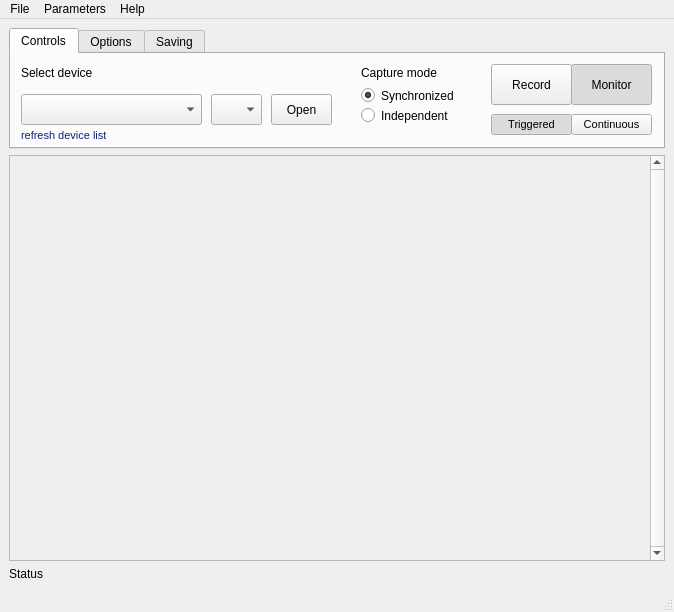
<?xml version="1.0" encoding="UTF-8"?>
<ui version="4.0">
 <class>MainWindow</class>
 <widget class="QMainWindow" name="MainWindow">
  <property name="geometry">
   <rect>
    <x>0</x>
    <y>0</y>
    <width>674</width>
    <height>612</height>
   </rect>
  </property>
  <property name="windowTitle">
   <string>MainWindow</string>
  </property>
  <widget class="QWidget" name="centralwidget">
   <layout class="QVBoxLayout" name="verticalLayout">
    <item>
     <widget class="QTabWidget" name="controlPanelTabs">
      <property name="sizePolicy">
       <sizepolicy hsizetype="Preferred" vsizetype="Preferred">
        <horstretch>0</horstretch>
        <verstretch>0</verstretch>
       </sizepolicy>
      </property>
      <property name="minimumSize">
       <size>
        <width>656</width>
        <height>121</height>
       </size>
      </property>
      <property name="baseSize">
       <size>
        <width>0</width>
        <height>121</height>
       </size>
      </property>
      <property name="currentIndex">
       <number>0</number>
      </property>
      <widget class="QWidget" name="tab_3">
       <attribute name="title">
        <string>Controls</string>
       </attribute>
       <widget class="QRadioButton" name="synchronizedModeButton">
        <property name="geometry">
         <rect>
          <x>350</x>
          <y>30</y>
          <width>112</width>
          <height>23</height>
         </rect>
        </property>
        <property name="toolTip">
         <string>Save all streams as separate channels in the same wav file</string>
        </property>
        <property name="toolTipDuration">
         <number>2</number>
        </property>
        <property name="text">
         <string>Synchronized</string>
        </property>
        <property name="checkable">
         <bool>true</bool>
        </property>
        <property name="checked">
         <bool>true</bool>
        </property>
        <attribute name="buttonGroup">
         <string notr="true">synchronizeButtons</string>
        </attribute>
       </widget>
       <widget class="QRadioButton" name="independentModeButton">
        <property name="geometry">
         <rect>
          <x>350</x>
          <y>50</y>
          <width>112</width>
          <height>23</height>
         </rect>
        </property>
        <property name="toolTip">
         <string>Data on each stream will be captured and saved separately</string>
        </property>
        <property name="toolTipDuration">
         <number>2</number>
        </property>
        <property name="text">
         <string>Independent</string>
        </property>
        <attribute name="buttonGroup">
         <string notr="true">synchronizeButtons</string>
        </attribute>
       </widget>
       <widget class="QPushButton" name="recordButton">
        <property name="geometry">
         <rect>
          <x>480</x>
          <y>10</y>
          <width>81</width>
          <height>41</height>
         </rect>
        </property>
        <property name="styleSheet">
         <string notr="true"/>
        </property>
        <property name="text">
         <string>Record</string>
        </property>
        <property name="checkable">
         <bool>true</bool>
        </property>
        <attribute name="buttonGroup">
         <string notr="true">recordAllButtons</string>
        </attribute>
       </widget>
       <widget class="QPushButton" name="monitorButton">
        <property name="geometry">
         <rect>
          <x>560</x>
          <y>10</y>
          <width>81</width>
          <height>41</height>
         </rect>
        </property>
        <property name="text">
         <string>Monitor</string>
        </property>
        <property name="checkable">
         <bool>true</bool>
        </property>
        <property name="checked">
         <bool>true</bool>
        </property>
        <attribute name="buttonGroup">
         <string notr="true">recordAllButtons</string>
        </attribute>
       </widget>
       <widget class="QLabel" name="captureModeLabel">
        <property name="geometry">
         <rect>
          <x>350</x>
          <y>10</y>
          <width>121</width>
          <height>17</height>
         </rect>
        </property>
        <property name="text">
         <string>Capture mode</string>
        </property>
       </widget>
       <widget class="QComboBox" name="deviceDropdown">
        <property name="geometry">
         <rect>
          <x>10</x>
          <y>40</y>
          <width>181</width>
          <height>31</height>
         </rect>
        </property>
       </widget>
       <widget class="QLabel" name="selectDeviceLabel">
        <property name="geometry">
         <rect>
          <x>10</x>
          <y>10</y>
          <width>121</width>
          <height>17</height>
         </rect>
        </property>
        <property name="text">
         <string>Select device</string>
        </property>
       </widget>
       <widget class="QComboBox" name="channelDropdown">
        <property name="geometry">
         <rect>
          <x>200</x>
          <y>40</y>
          <width>51</width>
          <height>31</height>
         </rect>
        </property>
       </widget>
       <widget class="QPushButton" name="openDeviceButton">
        <property name="geometry">
         <rect>
          <x>260</x>
          <y>40</y>
          <width>61</width>
          <height>31</height>
         </rect>
        </property>
        <property name="text">
         <string>Open</string>
        </property>
       </widget>
       <widget class="QPushButton" name="continuousModeButton">
        <property name="geometry">
         <rect>
          <x>560</x>
          <y>60</y>
          <width>81</width>
          <height>21</height>
         </rect>
        </property>
        <property name="font">
         <font>
          <pointsize>8</pointsize>
         </font>
        </property>
        <property name="text">
         <string>Continuous</string>
        </property>
        <property name="checkable">
         <bool>true</bool>
        </property>
        <property name="checked">
         <bool>false</bool>
        </property>
        <attribute name="buttonGroup">
         <string notr="true">triggeredAllButtons</string>
        </attribute>
       </widget>
       <widget class="QPushButton" name="triggeredModeButton">
        <property name="geometry">
         <rect>
          <x>480</x>
          <y>60</y>
          <width>81</width>
          <height>21</height>
         </rect>
        </property>
        <property name="font">
         <font>
          <pointsize>8</pointsize>
         </font>
        </property>
        <property name="text">
         <string>Triggered</string>
        </property>
        <property name="checkable">
         <bool>true</bool>
        </property>
        <property name="checked">
         <bool>true</bool>
        </property>
        <attribute name="buttonGroup">
         <string notr="true">triggeredAllButtons</string>
        </attribute>
       </widget>
       <widget class="QPushButton" name="refreshDeviceListButton">
        <property name="geometry">
         <rect>
          <x>10</x>
          <y>70</y>
          <width>111</width>
          <height>23</height>
         </rect>
        </property>
        <property name="font">
         <font>
          <pointsize>8</pointsize>
          <underline>false</underline>
          <strikeout>false</strikeout>
         </font>
        </property>
        <property name="styleSheet">
         <string notr="true">QPushButton {
background: none;
color: rgb(16, 37, 127);
text-align: left;
border: none;
text-decoration: none;
}
     
QPushButton:hover {
color: rgb(116, 137, 127);
text-decoration: underline;
}</string>
        </property>
        <property name="text">
         <string>refresh device list</string>
        </property>
       </widget>
      </widget>
      <widget class="QWidget" name="tab">
       <attribute name="title">
        <string>Options</string>
       </attribute>
       <layout class="QGridLayout" name="gridLayout_3">
        <item row="1" column="2">
         <widget class="QDoubleSpinBox" name="bufferSpinner">
          <property name="sizePolicy">
           <sizepolicy hsizetype="Minimum" vsizetype="Fixed">
            <horstretch>2</horstretch>
            <verstretch>0</verstretch>
           </sizepolicy>
          </property>
          <property name="maximum">
           <double>10.000000000000000</double>
          </property>
          <property name="singleStep">
           <double>0.100000000000000</double>
          </property>
          <property name="value">
           <double>0.200000000000000</double>
          </property>
         </widget>
        </item>
        <item row="1" column="3">
         <widget class="QDoubleSpinBox" name="defaultGainSpinner">
          <property name="sizePolicy">
           <sizepolicy hsizetype="Minimum" vsizetype="Fixed">
            <horstretch>2</horstretch>
            <verstretch>0</verstretch>
           </sizepolicy>
          </property>
          <property name="minimum">
           <double>-99.000000000000000</double>
          </property>
         </widget>
        </item>
        <item row="0" column="4">
         <widget class="QLabel" name="label_13">
          <property name="text">
           <string>Default threshold</string>
          </property>
          <property name="wordWrap">
           <bool>true</bool>
          </property>
         </widget>
        </item>
        <item row="1" column="0">
         <widget class="QDoubleSpinBox" name="minDurationSpinner">
          <property name="sizePolicy">
           <sizepolicy hsizetype="Minimum" vsizetype="Fixed">
            <horstretch>2</horstretch>
            <verstretch>0</verstretch>
           </sizepolicy>
          </property>
          <property name="singleStep">
           <double>0.100000000000000</double>
          </property>
          <property name="value">
           <double>0.400000000000000</double>
          </property>
         </widget>
        </item>
        <item row="1" column="1">
         <widget class="QDoubleSpinBox" name="maxDurationSpinner">
          <property name="sizePolicy">
           <sizepolicy hsizetype="Minimum" vsizetype="Fixed">
            <horstretch>2</horstretch>
            <verstretch>0</verstretch>
           </sizepolicy>
          </property>
          <property name="singleStep">
           <double>0.500000000000000</double>
          </property>
          <property name="value">
           <double>10.000000000000000</double>
          </property>
         </widget>
        </item>
        <item row="0" column="1">
         <widget class="QLabel" name="label_9">
          <property name="text">
           <string>Max File Duration (s)</string>
          </property>
          <property name="wordWrap">
           <bool>true</bool>
          </property>
         </widget>
        </item>
        <item row="1" column="4">
         <widget class="QSpinBox" name="defaultThresholdSpinner">
          <property name="sizePolicy">
           <sizepolicy hsizetype="Minimum" vsizetype="Fixed">
            <horstretch>2</horstretch>
            <verstretch>0</verstretch>
           </sizepolicy>
          </property>
          <property name="maximum">
           <number>9999</number>
          </property>
          <property name="singleStep">
           <number>20</number>
          </property>
          <property name="stepType">
           <enum>QAbstractSpinBox::DefaultStepType</enum>
          </property>
          <property name="value">
           <number>1000</number>
          </property>
         </widget>
        </item>
        <item row="0" column="2">
         <widget class="QLabel" name="label_10">
          <property name="text">
           <string>Buffer/Padding Duration (s)</string>
          </property>
          <property name="wordWrap">
           <bool>true</bool>
          </property>
         </widget>
        </item>
        <item row="0" column="0">
         <widget class="QLabel" name="label_8">
          <property name="text">
           <string>Min File Duration (s)</string>
          </property>
          <property name="wordWrap">
           <bool>true</bool>
          </property>
         </widget>
        </item>
        <item row="0" column="3">
         <widget class="QLabel" name="label_12">
          <property name="text">
           <string>Default gain</string>
          </property>
          <property name="wordWrap">
           <bool>true</bool>
          </property>
         </widget>
        </item>
        <item row="1" column="5">
         <widget class="QPushButton" name="applyDetectConfigButton">
          <property name="text">
           <string>Apply</string>
          </property>
         </widget>
        </item>
       </layout>
      </widget>
      <widget class="QWidget" name="tab_2">
       <attribute name="title">
        <string>Saving</string>
       </attribute>
       <layout class="QGridLayout" name="gridLayout_2">
        <item row="0" column="1">
         <widget class="QLabel" name="label_2">
          <property name="text">
           <string>Subdirectory format</string>
          </property>
         </widget>
        </item>
        <item row="0" column="2">
         <widget class="QLabel" name="label_4">
          <property name="text">
           <string>Filename format</string>
          </property>
         </widget>
        </item>
        <item row="1" column="1">
         <widget class="QLineEdit" name="subdirectoryFormatInput">
          <property name="readOnly">
           <bool>false</bool>
          </property>
         </widget>
        </item>
        <item row="0" column="0">
         <widget class="QLabel" name="label">
          <property name="sizePolicy">
           <sizepolicy hsizetype="Preferred" vsizetype="Preferred">
            <horstretch>1</horstretch>
            <verstretch>0</verstretch>
           </sizepolicy>
          </property>
          <property name="text">
           <string>Base save folder</string>
          </property>
         </widget>
        </item>
        <item row="1" column="2">
         <widget class="QLineEdit" name="filenameFormatInput"/>
        </item>
        <item row="1" column="0">
         <widget class="QLineEdit" name="baseSaveFolderInput">
          <property name="sizePolicy">
           <sizepolicy hsizetype="Expanding" vsizetype="Fixed">
            <horstretch>0</horstretch>
            <verstretch>0</verstretch>
           </sizepolicy>
          </property>
          <property name="readOnly">
           <bool>true</bool>
          </property>
         </widget>
        </item>
        <item row="2" column="0" colspan="3">
         <widget class="QLabel" name="exampleSavePathLabel">
          <property name="sizePolicy">
           <sizepolicy hsizetype="Preferred" vsizetype="Preferred">
            <horstretch>1</horstretch>
            <verstretch>0</verstretch>
           </sizepolicy>
          </property>
          <property name="text">
           <string>ExamplePath</string>
          </property>
         </widget>
        </item>
        <item row="1" column="3">
         <widget class="QPushButton" name="applySaveConfigButton">
          <property name="text">
           <string>Apply</string>
          </property>
         </widget>
        </item>
       </layout>
      </widget>
     </widget>
    </item>
    <item>
     <widget class="QScrollArea" name="streamViewScrollArea">
      <property name="sizePolicy">
       <sizepolicy hsizetype="Expanding" vsizetype="Expanding">
        <horstretch>0</horstretch>
        <verstretch>1</verstretch>
       </sizepolicy>
      </property>
      <property name="verticalScrollBarPolicy">
       <enum>Qt::ScrollBarAlwaysOn</enum>
      </property>
      <property name="horizontalScrollBarPolicy">
       <enum>Qt::ScrollBarAlwaysOff</enum>
      </property>
      <property name="widgetResizable">
       <bool>true</bool>
      </property>
      <widget class="QWidget" name="scrollAreaWidgetContents">
       <property name="geometry">
        <rect>
         <x>0</x>
         <y>0</y>
         <width>640</width>
         <height>402</height>
        </rect>
       </property>
       <layout class="QGridLayout" name="gridLayout">
        <item row="0" column="0">
         <layout class="QVBoxLayout" name="streamViewLayout">
          <property name="spacing">
           <number>1</number>
          </property>
          <property name="topMargin">
           <number>3</number>
          </property>
         </layout>
        </item>
       </layout>
      </widget>
     </widget>
    </item>
    <item>
     <widget class="QLabel" name="statusLabel">
      <property name="text">
       <string>Status</string>
      </property>
     </widget>
    </item>
   </layout>
  </widget>
  <widget class="QMenuBar" name="menubar">
   <property name="geometry">
    <rect>
     <x>0</x>
     <y>0</y>
     <width>674</width>
     <height>20</height>
    </rect>
   </property>
   <widget class="QMenu" name="menuFile">
    <property name="title">
     <string>File</string>
    </property>
    <addaction name="loadConfigAction"/>
    <addaction name="actionSave_current_settings"/>
    <addaction name="separator"/>
    <addaction name="openSaveLocationAction"/>
    <addaction name="separator"/>
    <addaction name="exitAction"/>
   </widget>
   <widget class="QMenu" name="menuViews">
    <property name="title">
     <string>Parameters</string>
    </property>
    <addaction name="spectrogramAction"/>
    <addaction name="amplitudeAction"/>
   </widget>
   <widget class="QMenu" name="menuHelp">
    <property name="title">
     <string>Help</string>
    </property>
    <addaction name="openLogsAction"/>
   </widget>
   <addaction name="menuFile"/>
   <addaction name="menuViews"/>
   <addaction name="menuHelp"/>
  </widget>
  <widget class="QStatusBar" name="statusbar"/>
  <action name="loadConfigAction">
   <property name="text">
    <string>Load config</string>
   </property>
  </action>
  <action name="selectDeviceAction">
   <property name="text">
    <string>Select device</string>
   </property>
  </action>
  <action name="exitAction">
   <property name="text">
    <string>Quit</string>
   </property>
  </action>
  <action name="spectrogramAction">
   <property name="text">
    <string>Spectrogram</string>
   </property>
  </action>
  <action name="amplitudeAction">
   <property name="text">
    <string>Amplitude</string>
   </property>
  </action>
  <action name="actionSet_save_path">
   <property name="text">
    <string>Set save location...</string>
   </property>
  </action>
  <action name="openLogsAction">
   <property name="text">
    <string>Open logs</string>
   </property>
  </action>
  <action name="openSaveLocationAction">
   <property name="text">
    <string>Open save location...</string>
   </property>
  </action>
  <action name="actionSave_current_settings">
   <property name="text">
    <string>Save current settings</string>
   </property>
  </action>
 </widget>
 <resources/>
 <connections/>
 <buttongroups>
  <buttongroup name="recordAllButtons"/>
  <buttongroup name="synchronizeButtons"/>
  <buttongroup name="triggeredAllButtons"/>
 </buttongroups>
</ui>
